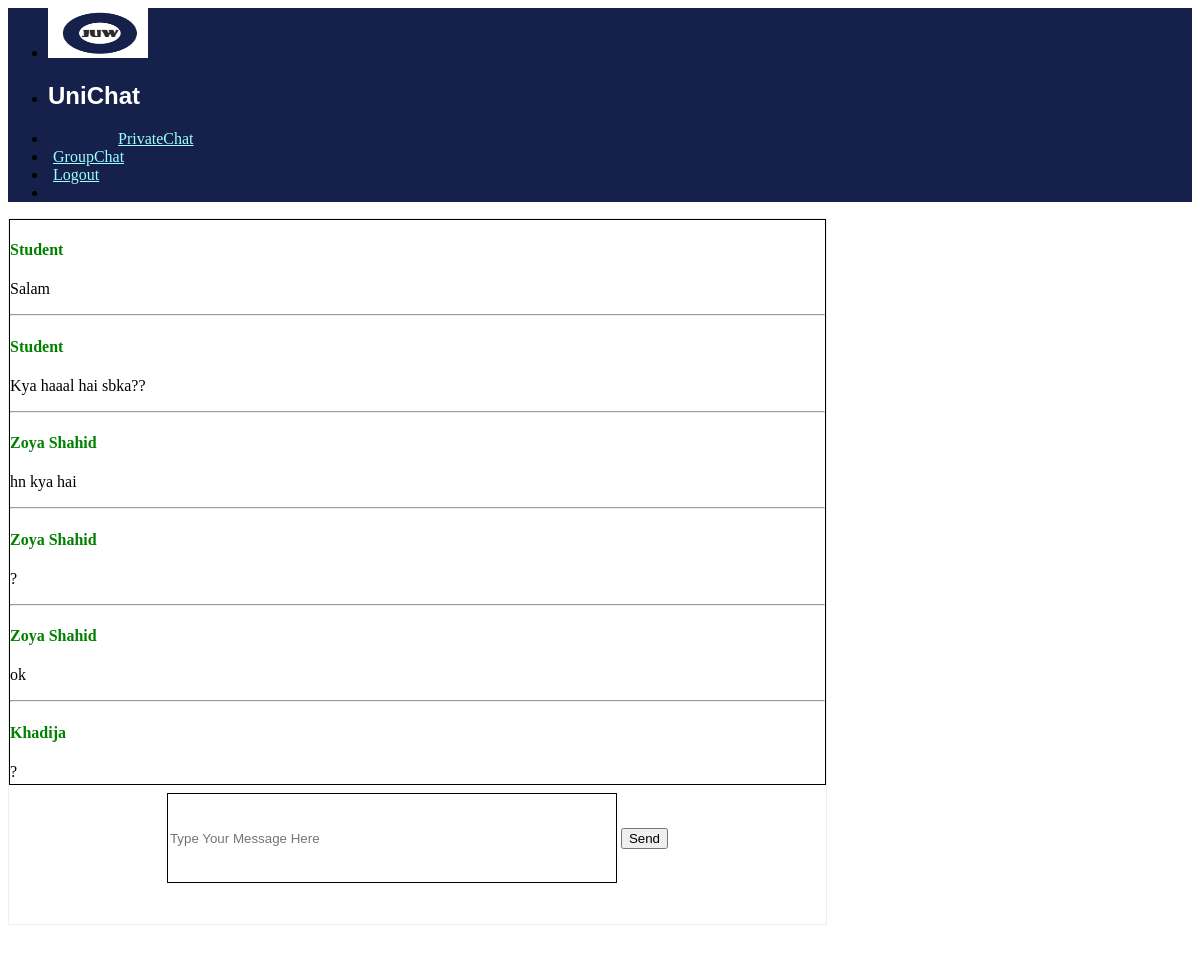
Page /talk.php (signed in) on the committed database.
### tables this page shows
CREATE TABLE `sms` (
  `Id` int(255) UNSIGNED NOT NULL,
  `Username` varchar(255) NOT NULL,
  `Message` varchar(255) NOT NULL
);

### talk.php (the view, shortened to what this page needs)
<?php
if (isset($_SESSION['un'])){
	$se= $_SESSION['un'];
}
else{
	header("location:login.php");
}
?>
<head><title>Main Page</title>
</head>
	<div id="ho">
<nav class="navbar navbar-expand-sm" style="background-color:rgb(21,32,75);">
  <ul class="navbar-nav" >
  	 <li class="nav-item">
      <a class="nav-link"  href="home.php"><img src="1.png" class="rounded-circle" alt="LOGO" title="Home" width="100" height="50" style="background-color:black;"></a>
    </li>
    <li class="nav-item">
      <h1 style="font-family:Comic Sans MS, cursive, sans-serif; color:white;" >UniChat</h1>
    </li>
    <li class="nav-item">
      <a class="nav-link"  href="t.php" style="color:rgb(159,255,255);margin-left:70px; margin-top: 10px;">PrivateChat</a>
    </li>
    <li class="nav-item">
      <a class="nav-link" id="T" href="gp.php" style="color:rgb(159,255,255);margin-left:5px; margin-top: 10px;">GroupChat</a>
    </li>
<li class="nav-item" >
      <a class="nav-link" href="logout.php" style="color:rgb(159,255,255);margin-left:5px; margin-top: 10px;">Logout</a>
    </li>
    <li >
  	<?php
  	 echo "<p style='color:white;font-size:30px;margin-left:500px; position:fixed;'>$se</p>";?></li>
  </ul>
</nav>
</div>
	<div id="rc">
		<div id="rcc">
			<div id="message">
					<?php
	include("kon.php");
	$qq="SELECT * FROM `sms`";
	$rq=mysqli_query($con,$qq);
	while($row=mysqli_fetch_assoc($rq)){
		$paigam=$row['Message'];
		$un=$row['Username'];
		echo '<h4 style="color:Green">'.$un.'</h4>';
		echo '<p>'.$paigam.'</p>';
		echo '<hr>';
	}
	?>
			</div>
			<form method="post" align="center">
		<input type="text" name="message" placeholder="Type Your Message Here" style="width:450px;height:90px;margin-top:8px;border:1px solid black;"/>
		<input type="submit" name="sb" value="Send" style="margin-top:10px;"/>
	</form>
		</div>
	</div>

### talk.php (style rules this page uses)
#rc { position:relative; height:90%; }
#rc { width:69%; border:1px solid #efefef; }
#rcc { width:100%; height:100%; overflow:auto; margin:0px auto; }
#message { height:80%; border:1px solid black; overflow:auto; }

### rows in the picture
sms: Username "Student", Message "Salam"
sms: Username "Student", Message "Kya haaal hai sbka??"
sms: Username "Zoya Shahid", Message "hn kya hai"
sms: Username "Zoya Shahid", Message "?"
sms: Username "Zoya Shahid", Message "ok"
sms: Username "Khadija", Message "?"
